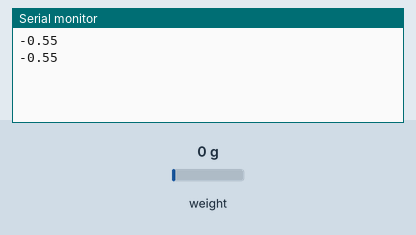
This sketch was run on a simulated Arduino Uno, built with avr-gcc and run on an emulated ATmega328P. On the bench: the last lines printed to the serial monitor. The test bench sets the inputs (shaded band); at power-on: weight on the scale 0 g.

Above: at 2.0 s.
2.1 s: weight on the scale set to 100 g
At 2.7 s:
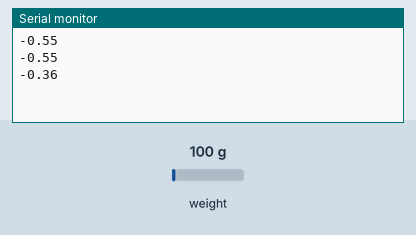
3.6 s: weight on the scale set to 1250 g
At 5.4 s:
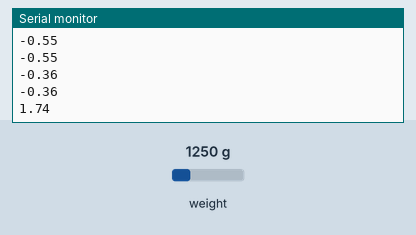
Timing chart, 0 to 6.9 s (numbered marks = the images above; inputs shaded):
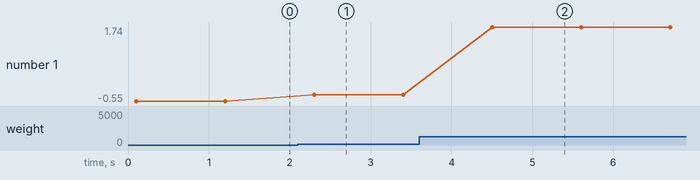

Measured:
- after the input at 2.1 s, the serial monitor: prints a new line after 0.20 s (image 1)
- after the input at 3.6 s, the serial monitor: prints a new line after 0.90 s (image 2)
- plotted number 1: -0.55 → -0.36 after the input at 2.1 s, -0.36 → 1.74 after the input at 3.6 s

The sketch:

loadshell.ino
```cpp
#include "HX711.h"

// HX711 circuit wiring
const int LOADCELL_DOUT_PIN = 2;
const int LOADCELL_SCK_PIN = 3;

HX711 scale;

void setup() {
  Serial.begin(57600);
  scale.begin(LOADCELL_DOUT_PIN, LOADCELL_SCK_PIN);
}

void loop() {

  if (scale.is_ready()) {
    long reading = scale.read();
    double read1 = double(reading + 26200) / 229200;
    read1 = read1 - 0.66;
    // Serial.print("HX711 reading: ");
    Serial.println(read1);
  } else {
    Serial.println(-1000);
  }

  delay(1000);

}
```
